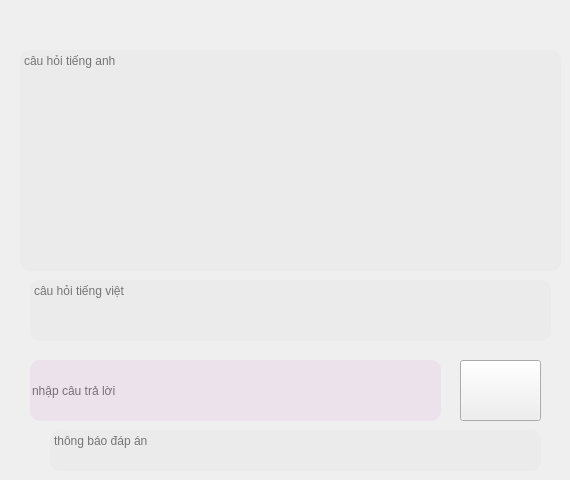
      <widget class="QWidget" name="page_5">
       <widget class="QTextEdit" name="text_en_doc_1">
        <property name="geometry">
         <rect>
          <x>20</x>
          <y>50</y>
          <width>541</width>
          <height>221</height>
         </rect>
        </property>
        <property name="mouseTracking">
         <bool>true</bool>
        </property>
        <property name="styleSheet">
         <string notr="true">border-radius: 10px;
color: black;
background: rgba(231, 231, 231, 0.5);
</string>
        </property>
        <property name="placeholderText">
         <string>câu hỏi tiếng anh</string>
        </property>
       </widget>
       <widget class="QTextEdit" name="text_vi_doc_1">
        <property name="geometry">
         <rect>
          <x>30</x>
          <y>280</y>
          <width>521</width>
          <height>61</height>
         </rect>
        </property>
        <property name="mouseTracking">
         <bool>true</bool>
        </property>
        <property name="styleSheet">
         <string notr="true">border-radius: 10px;
color: black;
background: rgba(231, 231, 231, 0.5);
</string>
        </property>
        <property name="placeholderText">
         <string>câu hỏi tiếng việt</string>
        </property>
       </widget>
       <widget class="QLineEdit" name="tl_doc_1">
        <property name="geometry">
         <rect>
          <x>30</x>
          <y>360</y>
          <width>411</width>
          <height>61</height>
         </rect>
        </property>
        <property name="styleSheet">
         <string notr="true">border-radius: 10px;
color: black;
background: rgba(231, 212, 231, 0.5);
</string>
        </property>
        <property name="text">
         <string/>
        </property>
        <property name="placeholderText">
         <string>nhập câu trả lời</string>
        </property>
       </widget>
       <widget class="QTextEdit" name="tbao_doc_1">
        <property name="geometry">
         <rect>
          <x>50</x>
          <y>430</y>
          <width>491</width>
          <height>41</height>
         </rect>
        </property>
        <property name="mouseTracking">
         <bool>true</bool>
        </property>
        <property name="styleSheet">
         <string notr="true">border-radius: 10px;
color: black;
background: rgba(231, 231, 231, 0.5);
</string>
        </property>
        <property name="placeholderText">
         <string>thông báo đáp án</string>
        </property>
       </widget>
       <widget class="QPushButton" name="pushButton_14">
        <property name="geometry">
         <rect>
          <x>460</x>
          <y>360</y>
          <width>81</width>
          <height>61</height>
         </rect>
        </property>
        <property name="styleSheet">
         <string notr="true">

QPushButton:hover {
    background-color: rgb(170, 255, 0);
}</string>
        </property>
        <property name="text">
         <string/>
        </property>
        <property name="icon">
         <iconset resource="anh/GHI.qrc">
          <normaloff>:/newPrefix/ghiam.png</normaloff>:/newPrefix/ghiam.png</iconset>
        </property>
        <property name="iconSize">
         <size>
          <width>50</width>
          <height>50</height>
         </size>
        </property>
       </widget>
      </widget>
